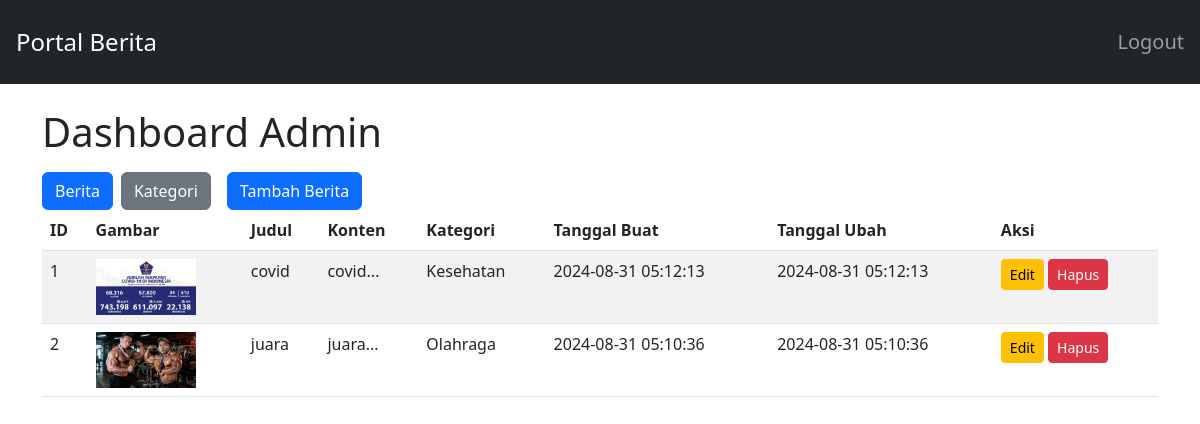
Screenshot of /admin_dashboard.php (signed in) with the database file from the repository.
### tables this page shows
CREATE TABLE `news` (
  `id` int(11) NOT NULL,
  `title` varchar(255) NOT NULL,
  `image` varchar(255) DEFAULT NULL,
  `content` text NOT NULL,
  `id_kategori` int(10) NOT NULL,
  `created_at` timestamp NOT NULL DEFAULT current_timestamp(),
  `updated_at` timestamp NOT NULL DEFAULT current_timestamp()
);

CREATE TABLE `kategori` (
  `id` int(10) NOT NULL,
  `nama_kategori` varchar(50) NOT NULL,
  `created_at` timestamp NOT NULL DEFAULT current_timestamp(),
  `updated_at` timestamp NOT NULL DEFAULT current_timestamp()
);

### admin_dashboard.php (the view, shortened to what this page needs)
<?php
require 'config.php';
$stmt = $pdo->query("
    SELECT news.*, kategori.nama_kategori
    FROM news
    JOIN kategori ON news.id_kategori = kategori.id
    ORDER BY news.created_at DESC
");
$newsItems = $stmt->fetchAll(PDO::FETCH_ASSOC);
?>
<!DOCTYPE html>
<html lang="id">
<head>
    <link href="https://cdn.jsdelivr.net/npm/bootstrap@5.3.0/dist/css/bootstrap.min.css" rel="stylesheet">
</head>
<body>
    <nav class="navbar navbar-expand-lg navbar-dark bg-dark">
        <a class="navbar-brand  fs-4 p-3" href="index.php">Portal Berita</a>
        <div class="collapse navbar-collapse">
            <ul class="navbar-nav ms-auto">
                <li class="nav-item">
                    <a class="nav-link  fs-5 p-3" href="logout.php">Logout</a>
                </li>
            </ul>
        </div>
    </nav>
    <div class="container mt-4">
        <h1>Dashboard Admin</h1>
        <div class="d-flex justify-content-start mt-3">
            <a href="admin_dashboard.php" class="btn btn-primary me-2">Berita</a>
            <a href="kategori.php" class="btn btn-secondary">Kategori</a>
            <a href="add_news.php" class="btn btn-primary mx-3">Tambah Berita</a>
        </div>
        <table class="table table-striped">
            <thead>
                <tr>
                    <th>ID</th>
                    <th>Gambar</th>
                    <th>Judul</th>
                    <th>Konten</th>
                    <th>Kategori</th>
                    <th>Tanggal Buat</th>
                    <th>Tanggal Ubah</th>
                    <th>Aksi</th>
                </tr>
            </thead>
            <tbody>
                <?php $index = 1; ?>
                <?php foreach ($newsItems as $item): ?>
                    <tr>
                        <td><?php echo htmlspecialchars($index++); ?></td>
                        <td>
                            <?php if (!empty($item['image'])): ?>
                                <img src="<?php echo htmlspecialchars($item['image']); ?>" alt="Gambar" style="width: 100px;">
                            <?php else: ?>
                                <img src="assets/placeholder.jpeg" alt="Gambar" style="width: 100px;">
                            <?php endif; ?>
                        </td>
                        <td><?php echo htmlspecialchars($item['title']); ?></td>
                        <td><?php echo htmlspecialchars(substr($item['content'], 0, 100)); ?>...</td>
                        <td><?php echo htmlspecialchars($item['nama_kategori']); ?></td>
                        <td><?php echo htmlspecialchars($item['created_at']); ?></td>
                        <td><?php echo htmlspecialchars($item['updated_at']); ?></td>
                        <td>
                            <a href="edit_news.php?id=<?php echo $item['id']; ?>" class="btn btn-warning btn-sm">Edit</a>
                            <a id="hapusData" onclick="myFunction()" class="btn btn-danger btn-sm">Hapus</a>
                        </td>
                    </tr>
                <?php endforeach; ?>
            </tbody>
        </table>
    </div>
</body>
</html>

### rows the page displays
news: image (picture), title "covid", content "covid", id_kategori.nama_kategori "Kesehatan", created_at "2024-08-31 05:12:13", updated_at "2024-08-31 05:12:13"
news: image (picture), title "juara", content "juara", id_kategori.nama_kategori "Olahraga", created_at "2024-08-31 05:10:36", updated_at "2024-08-31 05:10:36"
